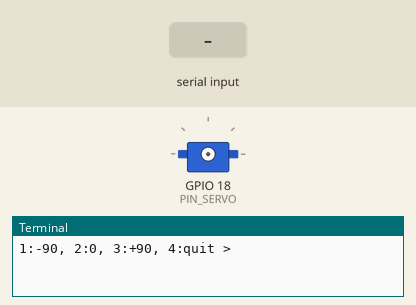
Simulated run of this program. Board: Raspberry Pi (BCM pin numbers). Parts: servo, the last lines printed to the terminal. Inputs (shaded band) come from the test bench. Servo angles are drawn from the pulse width (0.5 ms = 0°, 2.5 ms = 180°).

Above: at 1.2 s.
1.3 s: "1" typed at the terminal, then Enter
2.8 s: "2" typed at the terminal, then Enter
At 3.3 s:
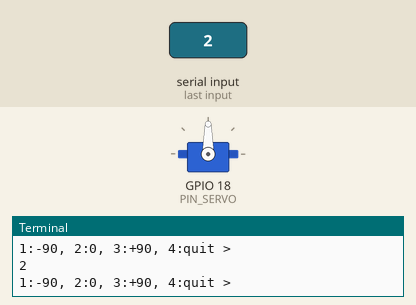
4.3 s: "3" typed at the terminal, then Enter
At 5.6 s:
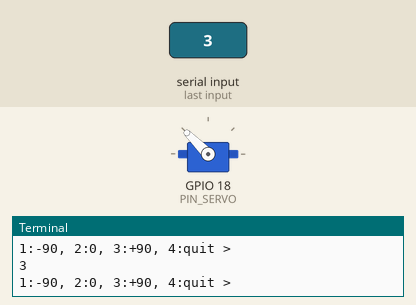
Timing chart, 0 to 7.3 s (numbered marks = the images above; inputs shaded):
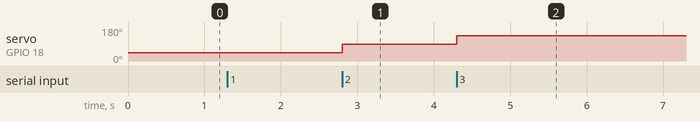

Measured:
- after the input at 2.8 s, servo on GPIO 18 (PIN_SERVO): 45° → 90° at once
- after the input at 4.3 s, servo on GPIO 18 (PIN_SERVO): 90° → 135° at once

The program:

servo_wpi_hw.py
```python
# run with sudo!!
import wiringpi as wpi
PIN_SERVO = 18

wpi.wiringPiSetupGpio()
wpi.pinMode(PIN_SERVO, wpi.PWM_OUTPUT)

wpi.pwmSetMode(wpi.PWM_MODE_MS)
wpi.pwmSetClock(384)	#19.2MHz / 384 = 50000Hz = 50KHz(0.02ms)
wpi.pwmSetRange(1000) # 0.02ms * 1000 = 20ms, 50KHz / 1000 = 50Hz

while True:
	answer = input("1:-90, 2:0, 3:+90, 4:quit > ")
	if answer =='1':
		#wpi.pwmWrite(PIN_SERVO, 25)	# 25 * 0.02ms = 0.5ms
		wpi.pwmWrite(PIN_SERVO, 50)	# 50 * 0.02ms = 1ms
	elif answer == '2':
		wpi.pwmWrite(PIN_SERVO, 75)	# 75 * 0.02ms = 1.5ms
	elif answer == '3':
		#wpi.pwmWrite(PIN_SERVO, 125)	# 125 * 0.02ms = 2.5ms
		wpi.pwmWrite(PIN_SERVO, 100)	# 100 * 0.02ms = 2ms
	elif answer == '9':
		break
```
